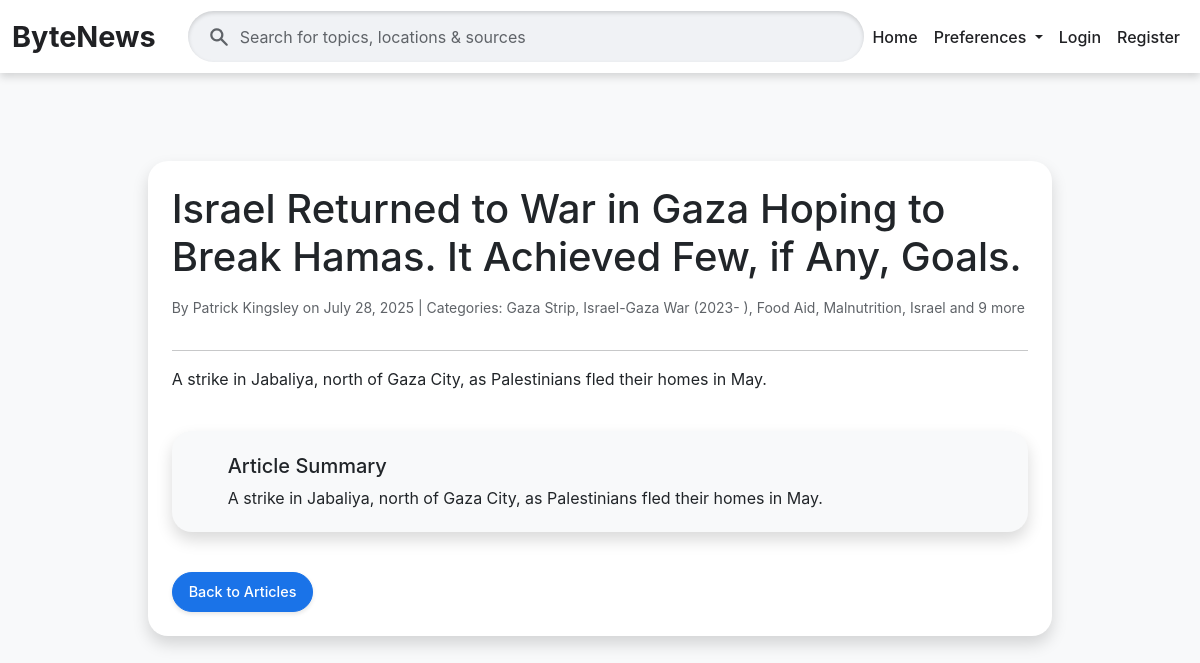
/article/israel-returned-to-war-in-gaza-hoping-to-break-hamas-it-achieved-few-if-any-goals/, run on the app's committed database.
### news/models.py (models this page shows, shortened)
class Article(models.Model):
    title = models.CharField(max_length=200)
    content = models.TextField()
    publication_date = models.DateTimeField()
    author = models.CharField(max_length=100, blank=True, null=True)
    link = models.URLField(unique=True) # Ensure article links are unique
    categories = models.ManyToManyField(Category, related_name='articles')
    summary = models.TextField(blank=True, null=True) # New field for summary
    slug = models.SlugField(null=True, max_length=255, blank=True)
    approved = models.BooleanField(default=False) # New field to track approval status
    class Meta:
        ordering = ['-publication_date'] # Default ordering for articles
    def approved_status_icon(self): # Renamed for clarity in admin
        return self.approved # Return the boolean value directly
    approved_status_icon.boolean = True # Displays a nice checkmark/x in admin
    approved_status_icon.short_description = "Approved" # Column header in admin

class Category(models.Model):
    name = models.CharField(max_length=100, unique=True)
    class Meta:
        verbose_name_plural = "Categories" # Fix plural name in admin

### news/views.py (the view)
# urls.py: path('article/<slug:slug>/', views.ArticleDetailView.as_view(), name='article_detail'),
class ArticleDetailView(DetailView):
    model = Article
    template_name = 'news/article_detail.html'
    context_object_name = 'article'
    slug_url_kwarg = 'slug'
    query_pk_and_slug = True
    def get_object(self, queryset=None):
        obj = super().get_object(queryset)
        if self.request.user.is_authenticated:
            ReadingHistory.objects.get_or_create(user=self.request.user, article=obj)
        return obj

### news/templates/news/article_detail.html (shortened to what this page needs)
{% extends 'base.html' %}
{% load static %}
{% block content %}
<div class="container mt-4">
  <div class="row justify-content-center">
    <div class="col-lg-10">
      <div class="card p-4 mb-4">
        <h1 class="mb-3">{{ article.title }}</h1>
        <p class="article-detail-meta text-muted">
          By {{ article.author|default:"Unknown" }}
          on {{ article.publication_date|date:"F d, Y" }}
          {% if article.categories.exists %}
            | Categories:
            {% for category in article.categories.all|slice:":5" %}
              {{ category.name }}{% if not forloop.last %}, {% endif %}
            {% endfor %}
            {% if article.categories.count > 5 %}
              and {{ article.categories.count|add:"-5" }} more
            {% endif %}
          {% endif %}
        </p>
        <hr>
        <p>{{ article.content|linebreaksbr }}</p>
        <div id="articleSummarySection"
             class="card bg-light mt-4 mb-3"
             style="display: none;">
          <div class="card-body">
            <h5 class="card-title">Article Summary</h5>
            <p class="card-text" id="summaryContent"></p>
          </div>
        </div>
        <div class="d-flex justify-content-between align-items-center mt-4">
          <a href="{% url 'news:article_list' %}" class="btn btn-primary btn-sm">
            Back to Articles
          </a>
        </div>
      </div>
    </div>
  </div>
</div>
{% endblock %}

### ByteNews/templates/base.html (style rules this page uses)
:root { --gn-bg-light: #f8f9fa; --gn-card-bg: #ffffff; --gn-text-dark: #202124; --gn-text-muted: #5f6368; --gn-blue-accent: #1a73e8; --gn-blue-hover: #1764cc; --gn-border: #dadce0; --gn-input-bg: #f0f2f5; --gn-button-blue: #1a73e8; --gn-button-blue-hover: #1764cc; --gn-alert-bg: #e8f0fe; --gn-alert-border: #a8d1ff; --gn-danger-text: #d93025; --gn-danger-bg: #fce8e6; --gn-danger-border: #fccac7; --gn-success-text: #188038; --gn-success-bg: #e6f4ea; --gn-success-border: #a8daaa; }
body { background-color: var(--gn-bg-light); color: var(--gn-text-dark); font-family: 'Google Sans', 'Inter', sans-serif; }
.card { background-color: var(--gn-card-bg); border: none; border-radius: 20px; box-shadow: 0 8px 16px rgba(0,0,0,0.15); padding: 0.4rem 2.5rem; transition: transform 0.2s ease-in-out, box-shadow 0.2s ease-in-out; }
.card-text.text-muted, .article-detail-meta { color: var(--gn-text-muted) !important; font-size: 0.875rem; }
.btn-primary { background-color: var(--gn-button-blue); border-color: var(--gn-button-blue); color: white; border-radius: 24px; padding: 8px 16px; font-size: 0.9rem; font-weight: 500; text-decoration: none !important; transition: background-color 0.2s ease-in-out, box-shadow 0.2s ease-in-out; box-shadow: 0 2px 4px rgba(0,0,0,0.1); }
.container.mt-4 { padding-top: 20px; padding-bottom: 20px; }
.row > [class*="col-"] { padding-left: 1rem; padding-right: 1rem; padding-bottom: 2rem; }
.row { margin-left: -1rem; margin-right: -1rem; }

### data on the page
Article: title "Israel Returned to War in Gaza Hoping to Break Hamas. It Achieved Few, if Any, Goals.", author "Patrick Kingsley", publication_date "July 28, 2025", categories.count|add "9", content "A strike in Jabaliya, north of Gaza City, as Palestinians fled their homes in May."
Category: name "Gaza Strip"
Category: name "Israel-Gaza War (2023- )"
Category: name "Food Aid"
Category: name "Malnutrition"
Category: name "Israel"
